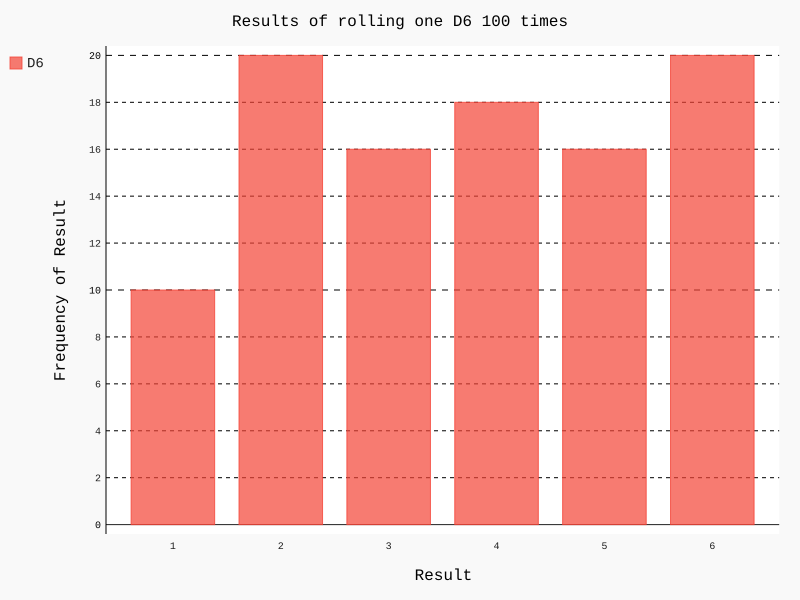

The Python source for this figure:
import pygal
from die import Die
# 创建一个Die实例
die = Die()

# 掷骰子，将结果储存在一个列表中
results = []
for roll_num in range(100):
   result = die.roll()
   results.append(result)

# 分析结果
frequencies = []
for value in range(1, die.num_sides+1):
   frequency = results.count(value)
   frequencies.append(frequency)
print(frequencies)

# 对结果进行可视化
hist = pygal.Bar()

hist.title = "Results of rolling one D6 100 times "
hist.x_labels = ['1', '2', '3', '4', '5', '6']
hist.x_title = "Result"
hist.y_title = "Frequency of Result"

hist.add('D6', frequencies)
hist.render_to_file('die_visual.svg')
